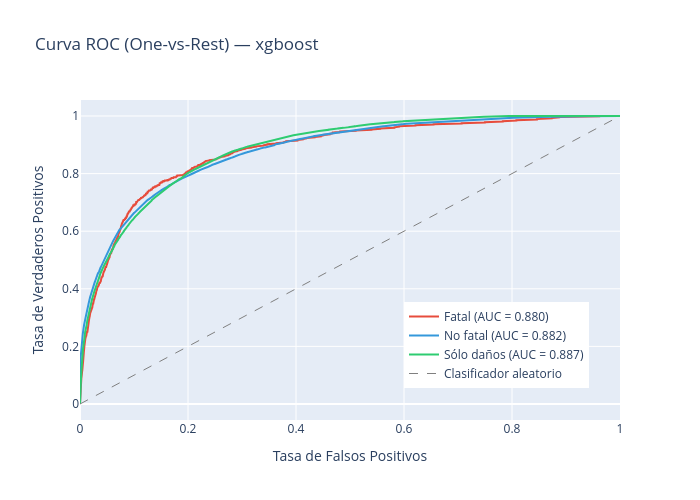

Notebook cell for this chart:
### Code cell
evaluator.plot_roc_curve('xgboost', X_test_t, y_test_enc)

### Figure 1 — Plotly figure (JSON) as saved in the notebook; plotly's stock layout.template omitted (floating-point values rounded to 4 significant figures; data arrays with more than 128 entries replaced by an {"elided": "..."} marker saying what was removed)
{"data": [{"line": {"color": "#e74c3c", "width": 2}, "mode": "lines", "name": "Fatal (AUC = 0.880)", "type": "scatter", "x": {"elided": "2640 float values"}, "y": {"elided": "2640 float values"}}, {"line": {"color": "#3498db", "width": 2}, "mode": "lines", "name": "No fatal (AUC = 0.882)", "type": "scatter", "x": {"elided": "14247 float values"}, "y": {"elided": "14247 float values"}}, {"line": {"color": "#2ecc71", "width": 2}, "mode": "lines", "name": "Sólo daños (AUC = 0.887)", "type": "scatter", "x": {"elided": "16419 float values"}, "y": {"elided": "16419 float values"}}, {"line": {"color": "gray", "dash": "dash", "width": 1}, "mode": "lines", "name": "Clasificador aleatorio", "type": "scatter", "x": [0, 1], "y": [0, 1]}], "layout": {"height": 500, "legend": {"x": 0.6, "y": 0.1}, "title": {"text": "Curva ROC (One-vs-Rest) — xgboost"}, "width": 700, "xaxis": {"title": {"text": "Tasa de Falsos Positivos"}}, "yaxis": {"title": {"text": "Tasa de Verdaderos Positivos"}}}}
